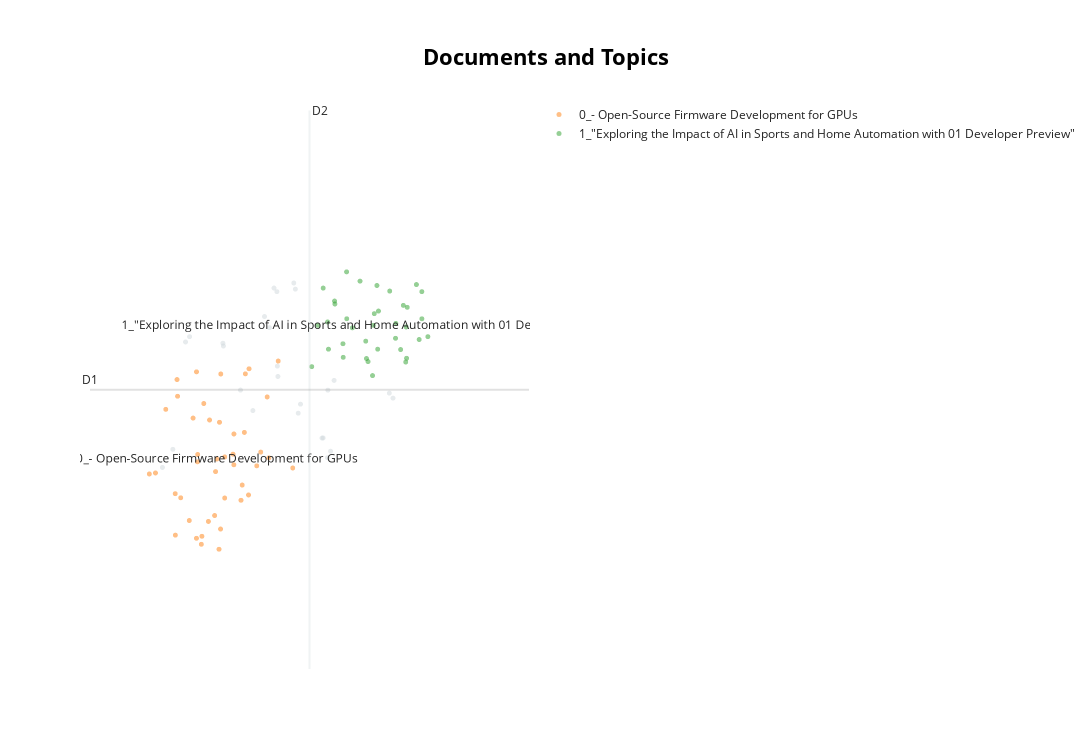

Notebook source saved alongside this figure:
### Code cell
reduced_embeddings = UMAP(n_neighbors=10, n_components=2, min_dist=0.0, metric='cosine').fit_transform(x)
topic_model.visualize_documents(text_list, reduced_embeddings=reduced_embeddings)

### Figure 1 — Plotly figure (JSON) as saved in the notebook; plotly's stock layout.template omitted (floating-point values rounded to 4 significant figures)
{"data": [{"hoverinfo": "text", "hovertext": ["🤯 crazy exchange on @modal_labs slack between @cognition_labs 's Devin &amp; modal's support team https://t.co/GZ6c5uaO5V", "if the 13-year and 17-year cicadas are both emerging this summer, a double emergence that only occurs every ~200yrs, and both will concentrate in Illinois, where more than 13% of US corn is grown, should we be shorting corn futures yes or no", "@LowLevelTweets oh shit forgot the sun uses internet", "if i was on v*rcel i would have gotten a 50k bill today", "I think I speak for everyone here when I say: 314 billion parameters what the hell", "First photo is scatter plot with a strong correlation between two variables that obviously should correlate (not to mention it is about as bivariate normal as you would see in nature). The next three are some of the replies… https://t.co/SXLf3rm5Do", "The car was invented in 1886 but horses weren’t replaced as a means for transportation until 1920’s for early adopter regions and 1950’s everywhere.\n\nTransformative technology doesn’t appear everywhere immediately. The future is not evenly distributed and not easily distributed.", "RT @itsandrewgao: 2nd out of 79 teams and 300+ hackers at the @scale_AI hackathon! Shoutout to my teammates @akapoor1201 @VidithBalasa @Ale…", "The FCC just changed the broadband internet minimum requirement from 25mbps to 100mbps https://t.co/tyEQax9rOQ", "At Berkeley, we drink real coffee. 6 shots of straight espresso, every morning (minimum).\n- 1x speed, teleoperated from 6,965 miles away. \n- 87ms photon-to-photon latency.\n- Unprecedented dexterity.\nHow did we do it? We lay out our unique technical approaches below and what… https://t.co/lG9tawOBVQ https://t.co/Ai3VL6aIJk", "here’s a fun fact: almost all modern computer systems depend on a single time zone database that gets updated when local laws change\n\nit’s maintained by two people https://t.co/NBWjgot8JM", "@cb_doge Blindsight is the next @Neuralink product after Telepathy", "Very nice to see Grok go open-source &amp; open-weights: https://t.co/RTlvQarPzy", "my wife bought a lamp that needs our wifi password\n\nthe future blows", "today I set up vtuber software and a model all open source in like an hour. the renderer was on godot and the facial tracking was some random python script I found online. it actually works quite well and I will be hacking with it more", "AI to read your mind is getting a LOT better.\n\nJust released: #MindEye2 is leagues ahead of previous AI systems\n\n(brain waves -&gt; CLIP space -&gt; pixels) https://t.co/JTSrJfh2RF", "@neuralink Long-term, it is possible to shunt the signals from the brain motor cortex past the damaged part of the spine to enable people to walk again and use their arms normally", "Open-source robot arm for about $200. It uses five Dynamixel servo motors and weighs slightly over 100g (without the base). The design for a leader arm is included as well so that you can teleoperate it effectively. (Video is at 1x speed)\nhttps://t.co/2J1aS6IToF https://t.co/AtZK8C7c9z", "xz backdoor code shipped with a good ol' LGTM https://t.co/WlVAooN7Cb", "@samschmitz Compare watt hour measurements from microprocessors whose electric connectivity or lack thereof is unknown\n\nThat's the resource. Lol\n\nOh...Linemen changed which Substation was feeding 462 of the 2,156 meters fed by this Distribution for 173.35 of the 8,760 hours last year?\n\nWe… https://t.co/MafLGdsEh7", "Only in #SanFrancisco does this ad make sense on a bullock at the train station.  A key rule of advertising is to know your customer.  Nailed it.  I'm thinking, \"yes, indeed, I do want to save $20M on my next H100 bill\". https://t.co/APkbMAYz85", "We can think, even if our language abilities are destroyed by a stroke.\nLanguage is a way to express thoughts, but thoughts, memories, and reasoning exist without language.\n\nFavorite quote from this MIT piece: \"This language system seems to be distinct from regions that are… https://t.co/6TAVKGtPAP https://t.co/LX4L1MAn4Y", "@elonmusk @xai ░W░E░I░G░H░T░S░I░N░B░I░O░", "I just hit 50k req/sec on a $25/mo VM. https://t.co/ED5B8YKn6y", "Is anyone able to track Jia Tan’s (xz backdoor person) real identity? This guy is a menace to society.", null], "marker": {"color": "#CFD8DC", "opacity": 0.5, "size": 5}, "mode": "markers+text", "name": "other", "showlegend": false, "type": "scattergl", "x": [7.337, 6.57, 7.699, 8.14, 7.893, 6.508, 8.654, 7.524, 7.886, 8.207, 7.072, 8.583, 6.16, 7.773, 6.318, 8.566, 8.695, 8.242, 9.636, 7.079, 8.164, 8.648, 8.748, 7.842, 9.581, 7.901], "y": [16.28, 17.19, 17.53, 18.11, 16.69, 17.1, 16.28, 15.94, 17.96, 15.89, 17.08, 15.47, 14.97, 17.35, 15.28, 15.47, 15.24, 16.04, 16.15, 17.03, 18.0, 15.13, 16.45, 18.02, 16.23, 16.52]}, {"hoverinfo": "text", "hovertext": ["average C bug: buried deep in a long 200 line function you forgot to unlink an element from a linked list before freeing it\n\naverage C++ bug: you wrote “a = b;” but unbeknownst to you “a” has = overloaded and the code for that makes subtle assumptions that are false in your case", "Bitcoin is a bounty for SHA-256", "No need to hire me, just open source the 7900XTX firmware+docs and remove the signature check. We'd treat it like bring up for our own chip, get builds in CI, HITL testing, fuzzing, etc...\n\nDeadline, end of the week? Otherwise I'm not spending more time thinking about this. https://t.co/x8XVy6aM4B", "How to write CUDA on AMD. https://t.co/CMQRMwkqgn", "I think our most crucial finding is that although humans think far ahead while speaking (especially while doing complex reasoning problems) it turns out that transformer language models.... don't seem to do that.\n\nthey just predict the next token. https://t.co/0mNUYAJ3PU", "Update I replaced (X/Y) with X*(1/Y) and now it passes timing check. \n\nI learned this trick from some girl from MIT at my last job lol. Everyone is blown away with my skills. \n\nThere is no reason why it’s inherently faster just synthesis tools optimize it better. https://t.co/VcduwI76iZ", "Ahh, with the founder of Groq...how about a $10k wager?\n\nWe keep the machine if we succeed. You get the machine back and $10k if we don't deliver open source 500+ T/s mixtral within 8 weeks. https://t.co/VFm1wEVDgm", "I watched @ylecun episode on @lexfridman and I think his bigger point is we should use a different architecture to actually make AI understand concepts\n\nInstead of just autocompleting word tokens like in LLMs or pixels/patches in image/video gen\n\nHe wants an AI to actually… https://t.co/OArpAOMnrh https://t.co/7scsRvFIzm", "A nice example of how LLMs use statistics (a common riddle) and not understanding (what the question actually means). https://t.co/5Dtq60yxgX", "We are putting resources into Intel now. multiGPU training worked out of the box, and haven't seen a lick of driver instability. The A770 card is currently slow though, we need to add XMX support ($400 bounty added) https://t.co/GPhGD4kgnT", "My daughter asked today why it is impossible to divide by zero. \n\nThe analogy with dividing apples for people doesn’t work anymore 😂\n\nDo you know why, without googling?", "Researcher in deep-learning adjusting the model's architecture to beat the benchmarks. https://t.co/lFHvqb2Usp", "CUDA-MODE 10: Build a production ready CUDA library\n\nDiscover solutions for fast prototyping, performance tuning and get a fresh take on CUDA code organization. Speaker: @morousg\n \nSat, Mar 16, 19:00 UTC\n\nhttps://t.co/VZqlR3QC76 https://t.co/ta6AcVj0Tg", "We converted each frame to a 32x64 grid where each pixel contained the object on the frame buffer so that the LLM could \"see\". \n\nThere was a bit of prompt refinement needed here to make sure that the model could interpret the grid properly.\n\nThis video shows what the grid looks… https://t.co/yVpUCHLjRt https://t.co/gAhZirIEUT", "Today, we are releasing Stable Video 3D, a generative model based on Stable Video Diffusion. This new model advances the field of 3D technology, delivering greatly improved quality and multi-view.\n\nThe model is available now for commercial and non-commercial use with a Stability… https://t.co/YicNGTciax https://t.co/cc5T9RRH3L", "2h of debugging. Whatever you say, that's counter intuitive. https://t.co/jMtr6dFcl7", "## nous x replicate meetup thread \n\nRepresentation Engineering an Acid Trip \nby @voooooogel https://t.co/4wGXwO2tzi", "The GGUF file format is a great example of the cool things that an open-source community can achieve.\n\nProps to @philpax_ and everyone else involved in the design and implementation of the format. I'm thankful and happy to see that it finds adoption in ML\n\nhttps://t.co/dRPSBUSPuN https://t.co/vERPTpRRAW", "reading the source code of projects using LLMs is hilarious because you can see programmers pleading with GPT 4 https://t.co/I8M0OS21jG", "April Fools!  \n\nThe part which isn't funny is that FFmpeg is a project written by volunteers which receives essentially no funding from VC backed Silicon Valley companies who raise tons of money off the back of FFmpeg and build their products and services using FFmpeg.", "tinybox with 6x Intel Arc A770 is colorful! https://t.co/sM1GwIqnMn", "If you were to train GPT-4, 1.8T params model, \n\nOn A100, it will take 25k A100s and take 3-5 months.\n\nOn H100, it will take 8k GPUs and take ~3 months.\n\nOn B100, it will take 2k GPUs and take ~ 3 months.\n\n- Jenson at GTC.", "Tenstorrent still has a long road to go, and I think aiming for LLM benchmarks and PyTorch integration is dumb. They need to be thinking on a longer timeline than this.\n\n@nvidia has moved the earth to get the interconnect bandwidths to where they are. If you told someone 10 years… https://t.co/DWIhiGyd1W", "A lot of the value from ChatGPT comes in mundane/mindless drudgery, not deep thinking.\n\nPeople like @GaryMarcus overlook the genuine value here:\n- installing nvidia drivers\n- sorting out messed up ruby version\n- setting up custom domain name\n\nMany such cases.", "Introducing Inversion: fast, reliable structured LLMs\n\nhttps://t.co/iyWUSbSbWI https://t.co/dLolpV2hYw", "Something that makes SWE a particularly feasible task for LLMs is that code is very verifiable (not in the crypto sense) and you get instant feedback\n\nIf your LLM writes code, you can instantly know if it's \"correct\" or not if it compiles.\n\nBut this isn't always the case, like… https://t.co/2mDr54plfL", "Vision behind the Apple Open project axlearn project is really intriguing 🧐 “AXLearn supports the training of models with up to hundreds of billions of parameters across thousands of accelerators on a virtual global computer” https://t.co/5OXUgmcifa", "Imagine being called 'former salesforce exec' instead of 'ML researcher with 170,000+ citations' https://t.co/duAIrIWPQu", "@nathanmllr funny enough though I regenerated the ChatGPT Classic (i.e. no python calculator available) answer a couple of times and in one of them it seems to have hallucinated a floating point error https://t.co/II0DlskVXC", "I was fired from OpenAI this morning.  I was the person responsible for deleting gpt35-lp-f-240108-720-joshtest-delete-or-you-will-be-fired. https://t.co/NMdMlAzmHw", "TIL Noam Shazeer also built out Google’s spelling correction system: https://t.co/pNgo5xUmUj", "🎉🎉🎉\n\nAlso, I'm hiring for an MLE/SWE! If you want to build LLMs with @cohere and are interested in developing challenging model evaluation settings + curating high-quality data, please reach out!\n\nICYMI: We also just opened our NYC office 👀 https://t.co/jRdYHWgORA", "The AMD tinybox is on hold until we can build and run the relevant firmware on our GPUs.\n\nThe driver is still very unstable, and when it crashes or hangs we have no way of debugging it. We have no way of dumping the state of a GPU. Apparently it isn't just the MES causing these… https://t.co/CoA5bj4VYT", "MLX Swift MNIST example got a little face-lift. \n\nTrain a LeNet on device, then draw and classify digits. Thanks to Rounak for the contribution https://t.co/ri9EPpXilu !\n\nGuide: https://t.co/hpHDhEFJQs \nRunning on my iPhone 14: https://t.co/dYuS0vzU1J", "Open offer.\n\nIf someone buys me a 8xH100 SXM machine, we will beat the 500 T/s of the Mixtral demo from @GroqInc on it in 8 weeks (in tinygrad!), or your machine back.", "This is similar to how I found @EricSteinb. He was just an undergrad, but he did research on his own and put a solo paper on arxiv that followed up on my work. I was impressed, so I invited him to work with me. There's a lot of talent out there with non-traditional backgrounds. https://t.co/6NLrnRybSh", "We'll run @xai's model on @GroqInc LPUs when it's renamed to Slartibartfast.\n\nhttps://t.co/0LMu5O3JND", "I explain Objective-Driven AI, with inference by energy minimization, as opposed to Auto-Regressive prediction. https://t.co/sm3n9WPeES", "EagleX 7B with only 1.7 Trillion tokens\nJust beat llama2 7B, on average in English evals\n\nBringing into open source research the best\n- multi-lingual model (beating even mistral) \n- english model at &lt;= 2T tokens (beating LLaMA)\n- all while being attention free linear transformer https://t.co/PzklFLiOOT", "&gt;cracked director of engineering recommends me this code book\n&gt;ask him if the book will help me pass leetcode FAANG interviews\n&gt;he doesn't understand\n&gt;explain him that i need to solve 4sum\n&gt;he laughs and says it's a good book\n&gt;look inside\n&gt;anatomy of a flashlight https://t.co/GP7RphsP8P", "🚀 𝐂𝐨𝐡𝐞𝐫𝐞 𝐄𝐦𝐛𝐞𝐝 𝐕𝟑 - 𝐢𝐧𝐭𝟖 &amp; 𝐛𝐢𝐧𝐚𝐫𝐲 𝐒𝐮𝐩𝐩𝐨𝐫𝐭🚀\n\nI'm excited to launch our native support for int8 &amp; binary embeddings for Cohere Embed V3.\n\nThey slash your vector DB cost 4x - 32x while keeping 95% - 100% of the search quality.\nhttps://t.co/uJBg6nyPvf https://t.co/3TVabwKm52", "No.\nIf it were the case, we would have AI systems that could teach themselves to drive a car in 20 hours of practice, like any 17 year-old.\n\nBut we still don't have fully autonomous, reliable self-driving, even though we (you) have millions of hours of *labeled* training data. https://t.co/IqsAYQHfdW", null], "marker": {"opacity": 0.5, "size": 5}, "mode": "markers+text", "name": "0_- Open-Source Firmware Development for GPUs", "text": ["", "", "", "", "", "", "", "", "", "", "", "", "", "", "", "", "", "", "", "", "", "", "", "", "", "", "", "", "", "", "", "", "", "", "", "", "", "", "", "", "", "", "0_- Open-Source Firmware Development for GPUs"], "textfont": {"size": 12}, "type": "scattergl", "x": [7.466, 7.013, 6.747, 6.436, 8.125, 7.739, 6.755, 7.582, 6.674, 6.853, 6.38, 7.395, 6.353, 6.692, 6.688, 7.906, 7.224, 6.055, 6.784, 5.963, 6.355, 6.947, 7.037, 6.211, 7.237, 6.871, 7.345, 7.02, 6.389, 6.623, 7.04, 7.1, 6.565, 7.363, 6.673, 7.238, 7.099, 7.642, 7.458, 7.411, 6.961, 7.765, 6.98], "y": [16.65, 13.58, 13.66, 14.45, 14.96, 16.17, 13.8, 15.0, 16.59, 14.05, 16.46, 15.56, 14.52, 15.19, 15.06, 16.78, 15.19, 14.87, 16.06, 14.86, 13.82, 14.15, 13.92, 15.96, 15.01, 15.78, 14.41, 15.74, 16.18, 15.81, 16.56, 15.15, 14.07, 14.67, 13.76, 15.54, 14.45, 15.23, 14.5, 16.56, 14.9, 15.13, 15.11]}, {"hoverinfo": "text", "hovertext": ["RT @Joe_MainMixon: Part 2😈", "seriously now https://t.co/LZGP5tmxpG", "@carmguti @AdonAlternative I'll leave this masterpiece here. https://t.co/rXXwUIMhjw", "Deja Vu https://t.co/QEvVkoNc3t", "Challenge accepted! 😀 https://t.co/AY7rIdna0e", "@LinusEkenstam I can't tell what I can trust today. Will check back tomorrow.", "Bengals, OT Trent Brown agree to terms on one-year deal. (via @RapSheet) https://t.co/uPKOekunYA", "https://t.co/OMIeGGjYtG", "Further reading from @lorenzofb: https://t.co/sHFZ0rTQFE https://t.co/Ih7ujqIJ9h", "🔥🔥🔥 https://t.co/YlgQKRg6YI", "Woah @__tinygrad__ way to go.  Massive achievement\n\nhttps://t.co/ZFQnJMNq2I", "Only posting Zack Moss pass pro highlights as I watch his film https://t.co/5DitTH7fqF", "We're announcing TacticAI: an AI assistant capable of offering insights to football experts on corner kicks. ⚽\n\nDeveloped with @LFC, it can help teams sample alternative player setups to evaluate possible outcomes, and achieves state-of-the-art results. 🧵… https://t.co/Jk7NrzqXnQ https://t.co/8oVYtamGGe", "We're going to talk about \"Contact Balance\" with Zack Moss https://t.co/wGgepauhNb", "This just dropped this morning https://t.co/gkRhORXsV9", "@aidan_mclau Are you doing it?", "New Bengals DT Sheldon Rankins took us down memory lane today and pointed out some of the big sacks he's had against Cincinnati. (video via @Bengals) https://t.co/yxGxzzSAoI", "That explains 😅 https://t.co/yT3WWRybrn", "@linaeons dingboarddddddddd", "This is exactly my view too: https://t.co/tOx9Eqprht", "I’m so well prepared for this https://t.co/rUH0yzhbLs https://t.co/5i4Q1ZwFIA", "https://t.co/cLn56MVCcX", "RT @adaanahii: People are so quick to criticize vegans when we literally are only adding positivity to the world.", "why are you booing me.  I'm right. https://t.co/VpTQPzVluX", "@___frye This is literally prof eggert from ucla", "@krishnanrohit @AmazonKindle I stopped buying Kindle books a long time ago once I realized how weird the concept of 'ownership' is on Amazon digital", "it's over https://t.co/FG2I7vpXks", "Mark Zuckerberg emails Facebook execs\n\nJune 9, 2016 https://t.co/sonY5Bj74F", "RT @JoeyB: Might as well win it all while we're at it", "My boulder rolling Sisyphus rage game so far, what do you think? https://t.co/oMvo36st8q", "it's such a shame palindrome is not a palindrome", "the @realGeorgeHotz effect https://t.co/Estmdt3gk6", "many such cases https://t.co/964SoBXnVN", "Introducing the 01 Developer Preview.\n\nOrder or build your own today: https://t.co/ROEcj9jVPX\n\nThe 01 Light is a portable voice interface that controls your home computer. It can see your screen, use your apps, and learn new skills.\n\nThis is only the beginning for 01— the… https://t.co/plTD4NfH1b https://t.co/J5VoWlCI5i", "i don't want to sound cynical but do you guys think they purposefully put scenes like this in movies specifically so they can be turned into memes online https://t.co/PZrK4ZiFfk", null], "marker": {"opacity": 0.5, "size": 5}, "mode": "markers+text", "name": "1_\"Exploring the Impact of AI in Sports and Home Automation with 01 Developer Preview\"", "text": ["", "", "", "", "", "", "", "", "", "", "", "", "", "", "", "", "", "", "", "", "", "", "", "", "", "", "", "", "", "", "", "", "", "", "", "1_\"Exploring the Impact of AI in Sports and Home Automation with 01 Developer Preview\""], "textfont": {"size": 12}, "type": "scattergl", "x": [9.751, 9.393, 9.674, 9.139, 9.851, 8.881, 10.07, 9.259, 9.225, 10.16, 9.834, 9.828, 9.327, 9.841, 9.236, 9.586, 9.989, 8.584, 10.03, 8.65, 10.07, 8.663, 8.939, 8.755, 9.023, 8.505, 9.417, 8.885, 9.679, 9.792, 8.936, 9.354, 9.405, 8.411, 8.76, 9.34], "y": [16.97, 18.06, 17.16, 18.14, 17.69, 17.07, 17.96, 16.77, 17.12, 17.19, 17.36, 16.76, 16.53, 16.83, 16.82, 17.97, 18.08, 18.02, 17.14, 17.44, 17.5, 16.98, 17.5, 17.8, 17.34, 17.38, 17.63, 16.84, 17.42, 17.72, 18.29, 17.58, 16.98, 16.68, 17.75, 17.39]}], "layout": {"annotations": [{"showarrow": false, "text": "D1", "x": 5.068, "y": 16.29, "yshift": 10}, {"showarrow": false, "text": "D2", "x": 8.377, "xshift": 10, "y": 21.04}], "height": 750, "shapes": [{"line": {"color": "#CFD8DC", "width": 2}, "type": "line", "x0": 8.377, "x1": 8.377, "y0": 11.54, "y1": 21.04}, {"line": {"color": "#9E9E9E", "width": 2}, "type": "line", "x0": 5.068, "x1": 11.69, "y0": 16.29, "y1": 16.29}], "title": {"font": {"color": "Black", "size": 22}, "text": "<b>Documents and Topics</b>", "x": 0.5, "xanchor": "center", "yanchor": "top"}, "width": 1200, "xaxis": {"visible": false}, "yaxis": {"visible": false}}}
